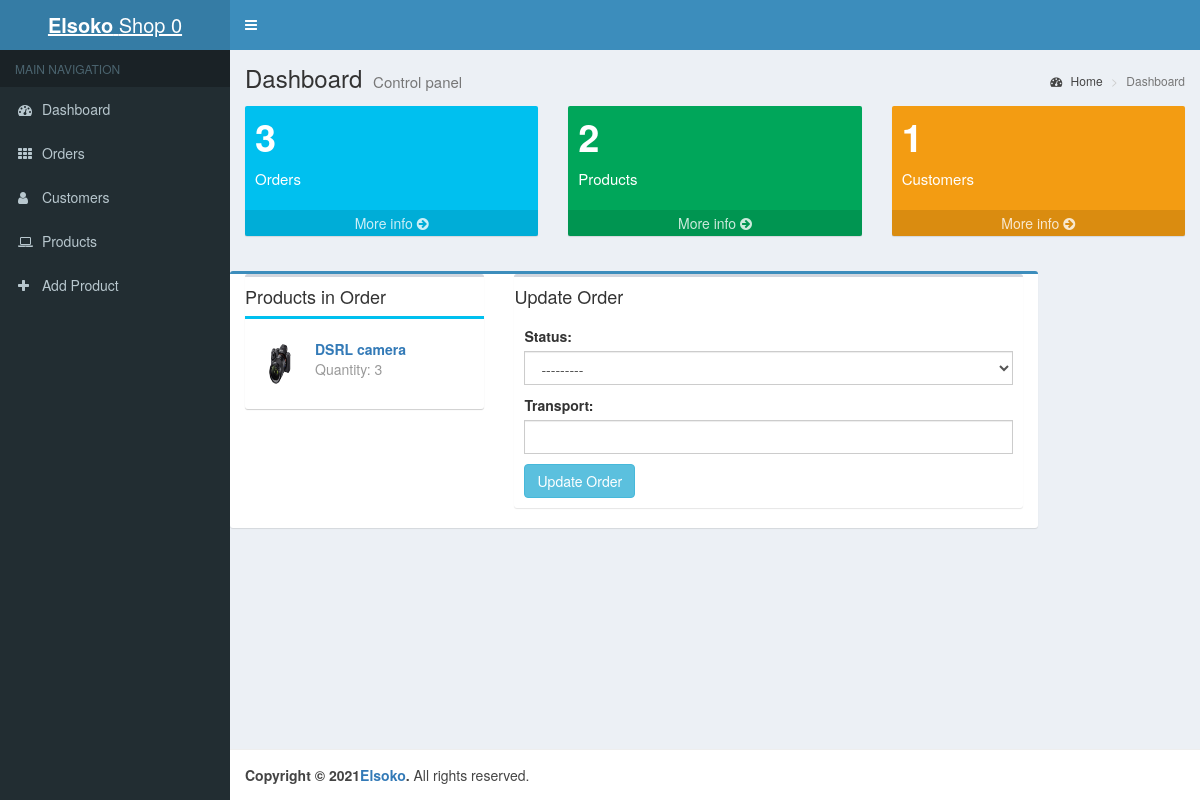
The app's page /shop/orders/2/ (signed in) with its own data.
### shop/models.py (models this page shows, shortened)
class Shop(models.Model):
    owner = models.OneToOneField(get_user_model(), on_delete=models.CASCADE, unique=True, related_name="owner")
    name = models.CharField(max_length=50)
    industry = models.CharField(max_length=100)
    location = models.CharField(max_length=100)
    mpesa_till = models.CharField(max_length=20)
    shop_link = models.CharField(max_length=20, blank=True, null=True)
    shop_key = models.CharField(max_length=20, blank=True, null=True)

### main/models.py (models this page shows, shortened)
class OrderItem(models.Model):
    order = models.ForeignKey(Order, on_delete=models.CASCADE, blank=True, null=True)
    product = models.ForeignKey(Product, on_delete=models.CASCADE)
    quantity = models.IntegerField()
    unit_price = models.FloatField()

class Product(models.Model):
    name = models.CharField(max_length=40)
    shop = models.ForeignKey(Shop, on_delete=models.CASCADE)
    category = models.ForeignKey(SubCategory, on_delete=models.CASCADE)
    new = models.BooleanField(default=True)
    price = models.FloatField()
    discount = models.FloatField(default=0)
    image = models.ImageField(upload_to='product images')
    description = models.TextField()
    created_at = models.DateField(auto_now_add=True)

### shop/views.py (the view)
# urls.py: path('orders/<str:pk>/', views.order_detail, name="order-detail"),
def order_detail(request, pk):
    context = {}
    user = request.user
    shop = Shop.objects.get(owner_id=user.id)
    items, _shop_orders = OrderItem.objects.filter(product__shop_id=shop.id), [item.order for item in OrderItem.objects.filter(product__shop_id=shop.id)]
    shop_products = Product.objects.filter(shop_id=shop.id)
    _customers = list(set([order.customer for order in _shop_orders]))
    order = Order.objects.get(pk=pk)
    order_items = OrderItem.objects.filter(product__shop_id=shop.id, order_id=order.id)
    form = OrderForm()
    if request.POST:
        form = OrderForm(request.POST, instance=order)
        if form.is_valid():
            form.save()
    context["form"] = form
    context["order"] = order
    context["order_items"] = order_items
    context["orders_count"] = len(_shop_orders)
    context["customers_count"] = len(_customers)
    context["customers"] = _customers
    context["products"] = shop_products
    context["orders"] = _shop_orders
    context["shop"] = shop
    context["owner"] = user
    return render(request, 'shop/order-detail.html', context)

### shop/forms.py
class OrderForm(ModelForm):
    class Meta:
        model = Order
        fields = ("status", "transport",)
    def __init__(self, *args, **kwargs):
        super().__init__(*args, **kwargs)
        self.fields["status"].widget.attrs.update({'class': 'form-control validate'})
        self.fields["transport"].widget.attrs.update({'class': 'form-control validate'})

### templates/shop/order-detail.html (shortened to what this page needs)
{% extends 'shop/base.html'%}
{% load static %}
{% block content %}
    <section class="content">
        <div class="row">
            <div class=" col-md-10 box box-primary">
                <div class="row">
                    <div class="col-md-4">
                        <div class="box">
                            <h4>Products in Order</h4>
                            <div class="box box-info box-body">
                              <ul class="products-list product-list-in-box">
                                {% for item in order_items %}
                                <li class="item">
                                  <div class="product-img">
                                    <img src="{{ item.product.image.url }}" alt="Product Image">
                                  </div>
                                  <div class="product-info">
                                    <a href="#" class="product-title">{{ item.product.name }} </a>
                                    <span class="product-description">
                                      Quantity: {{ item.quantity }}
                                    </span>
                                  </div>
                                </li>
                                  {% endfor %}
                              </ul>
                            </div>
                        </div>
                    </div>
                    <div class="col-md-8">
                        <div class="box">
                            <h4>Update Order</h4>
                            <div class="box-info box-body">
                                <form method="POST">
                                    {{ form.as_p }}
                                    <div class="m-2">
                                        <input type="submit" value="Update Order" class="btn btn-info">
                                    </div>
                                </form>
                            </div>
                        </div>
                    </div>
                </div>
            </div>
        </div>
    </section>
{% endblock %}

### templates/shop/base.html (shortened to what this page needs)
{% load static %}
<!DOCTYPE html>
<html>
  <head>
    <link href="{% static 'bootstrap/css/bootstrap.min.css' %}" rel="stylesheet" type="text/css" />
    <link href="https://maxcdn.bootstrapcdn.com/font-awesome/4.3.0/css/font-awesome.min.css" rel="stylesheet" type="text/css" />
    <link href="http://code.ionicframework.com/ionicons/2.0.0/css/ionicons.min.css" rel="stylesheet" type="text/css" />
    <link href="{% static 'dist/css/AdminLTE.min.css' %}" rel="stylesheet" type="text/css" />
    <link href="{% static 'dist/css/skins/_all-skins.min.css' %}" rel="stylesheet" type="text/css" />
    <link href="{% static 'plugins/iCheck/flat/blue.css' %}" rel="stylesheet" type="text/css" />
    <link href="{% static 'plugins/morris/morris.css' %}" rel="stylesheet" type="text/css" />
    <link href="{% static 'plugins/jvectormap/jquery-jvectormap-1.2.2.css' %}" rel="stylesheet" type="text/css" />
    <link href="{% static 'plugins/datepicker/datepicker3.css' %}" rel="stylesheet" type="text/css" />
    <link href="{% static 'plugins/daterangepicker/daterangepicker-bs3.css' %}" rel="stylesheet" type="text/css" />
    <link href="{% static 'bootstrap/css/bootstrap.css' %}" rel="stylesheet">
    <link href="{% static 'plugins/bootstrap-wysihtml5/bootstrap3-wysihtml5.min.css' %}" rel="stylesheet" type="text/css" />
  </head>
  <body class="skin-blue">
    <div class="wrapper">
        <header class="main-header">
          <a href="#" class="logo"><b>Elsoko</b> {{ shop.name }}</a>
          <nav class="navbar navbar-static-top" role="navigation">
            <a href="#" class="sidebar-toggle" data-toggle="offcanvas" role="button">
            </a>
            <div class="navbar-custom-menu">
              <ul class="nav navbar-nav">
                <li class="">
                    <a class="nav-link dropdown-toggle" href="#" id="navbarDropdownMenuLink" role="button" data-toggle="dropdown" aria-haspopup="true" aria-expanded="false">
                      <i class="fas fa-user"></i>
                    </a>
                </li>
              </ul>
            </div>
          </nav>
        </header>
        <aside class="main-sidebar">
          <section class="sidebar">
            <ul class="sidebar-menu">
              <li class="header">MAIN NAVIGATION</li>
              <li class="treeview">
                <a href="{% url 'shop-dashboard' %}">
                  <i class="fa fa-dashboard"></i> <span>Dashboard</span>
                </a>
              </li>
              <li class="treeview">
                <a href="{% url 'shop-orders' %}">
                  <i class="fa fa-th"></i>
                  <span>Orders</span>
                </a>
              </li>
              <li>
                <a href="{% url 'shop-customers' %}">
                  <i class="fa fa-user"></i> <span>Customers</span>
                </a>
              </li>
              <li class="treeview">
                <a href="{% url 'shop-products' %}">
                  <i class="fa fa-laptop"></i>
                  <span>Products</span>
                </a>
              </li>
              <li class="treeview">
                <a href="{% url 'add-product' %}">
                  <i class="fa fa-plus"></i>
                  <span>Add Product</span>
                </a>
              </li>
            </ul>
          </section>
        </aside>
        <div class="content-wrapper">
          <section class="content-header">
            <h1>
              Dashboard
              <small>Control panel</small>
            </h1>
            <ol class="breadcrumb">
              <li><a href="{% url 'shop-dashboard' %}"><i class="fa fa-dashboard"></i> Home</a></li>
              <li class="active">Dashboard</li>
            </ol>
          </section>
          <section class="content">
            <div class="row">
              <div class="col-lg-4 col-xs-6">
                <div class="small-box bg-aqua">
                  <div class="inner">
                    <h3>{{ orders_count }}</h3>
                    <p>Orders</p>
                  </div>
                  <a href="{% url 'shop-orders' %}" class="small-box-footer">More info <i class="fa fa-arrow-circle-right"></i></a>
                </div>
              </div>
              <div class="col-lg-4 col-xs-6">
                <div class="small-box bg-green">
                  <div class="inner">
                    <h3>{{ products.count }}<sup style="font-size: 20px"></sup></h3>
                    <p>Products</p>
                  </div>
                  <a href="{% url 'shop-products' %}" class="small-box-footer">More info <i class="fa fa-arrow-circle-right"></i></a>
                </div>
              </div>
              <div class="col-lg-4 col-xs-6">
                <div class="small-box bg-yellow">
                  <div class="inner">
                    <h3>{{ customers_count }}</h3>
                    <p>Customers</p>
                  </div>
                  <a href="{% url 'shop-customers' %}" class="small-box-footer">More info <i class="fa fa-arrow-circle-right"></i></a>
                </div>
              </div>
            </div>
            <div class="row">
                {% block content %}{% endblock %}
            </div>
          </section>
        </div>
        <footer class="main-footer">
          <strong>Copyright &copy; 2021<a href="{% url 'home' %}">Elsoko</a>.</strong> All rights reserved.
        </footer>
      </div>
  </body>
</html>

### records on screen
Shop: name "Shop 0"
OrderItem: product.image (picture), product.name "DSRL camera", quantity "3"

### other values on screen
{{ orders_count }} "3"
{{ products.count }} "2"
{{ customers_count }} "1"
